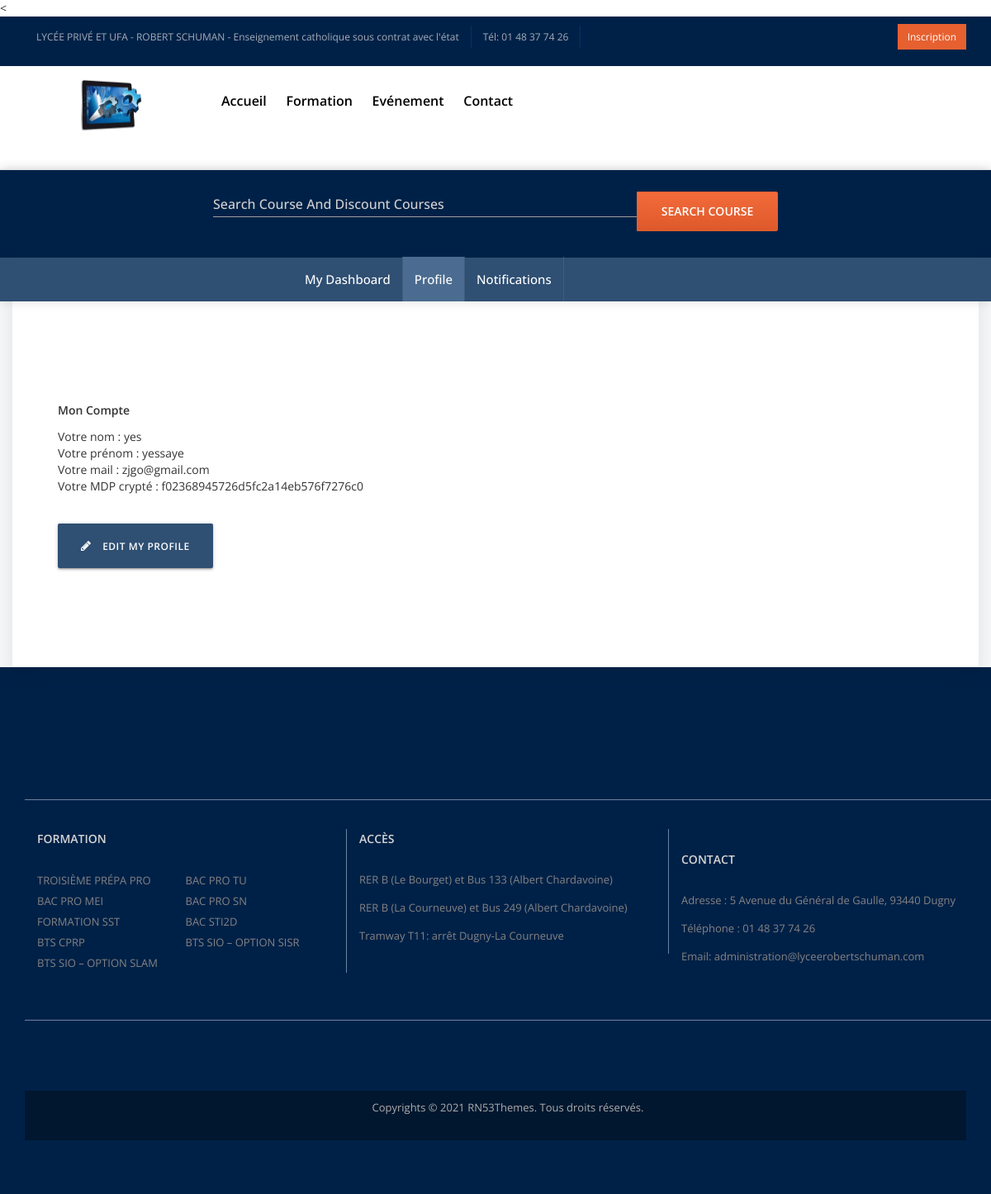
Screenshot of /main/HTML/vue/db-profile.php (signed in) with the database file from the repository.
### tables this page shows
CREATE TABLE IF NOT EXISTS `utilisateur` (
  `id` int(40) NOT NULL AUTO_INCREMENT,
  `nom` varchar(40) NOT NULL,
  `prenom` varchar(40) NOT NULL,
  `mdp` varchar(40) NOT NULL,
  `mail` varchar(40) NOT NULL,
  PRIMARY KEY (`id`)
);

### main/HTML/manager/manager.php (called while the page is built, shortened)
<?php
Class Manager{
    public function afficheUser($id){
$bdd = new PDO('mysql:host=localhost;dbname=lprs;charset=utf8','root','');
$red = $bdd->prepare('SELECT * FROM utilisateur WHERE id=:id');
$red->execute(array('id'=>$_SESSION['id']));
$c = $red->fetch();
  return $c;
}
}
?>

### main/HTML/vue/db-profile.php (the view, shortened to what this page needs)
<<?php
 require('../manager/manager.php'); ?>
<!DOCTYPE html>
<html lang="en">
<head>
    <link rel="stylesheet" href="../css/font-awesome.min.css">
    <link href="../css/materialize.css" rel="stylesheet">
    <link href="../css/bootstrap.css" rel="stylesheet" />
    <link href="../css/style.css" rel="stylesheet" />
    <link href="../css/style-mob.css" rel="stylesheet" />
</head>
<body>
    <section>
        <div class="ed-top">
            <div class="container">
                <div class="row">
                    <div class="col-md-12">
                        <div class="ed-com-t1-left">
                            <ul>
                                <li><a href="#">LYCÉE PRIVÉ ET UFA - ROBERT SCHUMAN - Enseignement catholique sous contrat avec l'état</a>
                                </li>
                                <li><a href="#">Tél: 01 48 37 74 26</a>
                                </li>
                            </ul>
                        </div>
                        <div class="ed-com-t1-right">
                            <ul>
                              <li><a href="#!" data-toggle="modal" data-target="#modal2">Inscription</a>
                              </li>
                            </ul>
                        </div>
                    </div>
                </div>
            </div>
        </div>
        <div class="top-logo" data-spy="affix" data-offset-top="250">
            <div class="container">
                <div class="row">
                    <div class="col-md-12">
                        <div class="wed-logo">
                            <a href="../../../index.php"><img style="margin-left:60px;width:90px;height:90px;margin-top:-9px;" src="../images/logo.png" alt="" />
                            </a>
                        </div>
                        <div class="main-menu">
                            <ul>
                                <li><a href="../../../index.php">Accueil</a>
                                </li>
                                <li class="about-menu">
                                    <a href="main/HTML/vue/all-courses.html" class="mm-arr">Formation</a>
                                </li>
                                <li class="admi-menu">
                                    <a href="main/HTML/vue/awards.html" class="mm-arr">Evénement</a>
                                </li>
                                <li><a href="main/HTML/vue/contact-us.html">Contact</a></li>
                            </ul>
                        </div>
                    </div>
                </div>
            </div>
        </div>
        <div class="search-top">
            <div class="container">
                <div class="row">
                    <div class="col-md-12">
                        <div class="search-form">
                            <form>
                                <div class="sf-type">
                                    <div class="sf-input">
                                        <input type="text" id="sf-box" placeholder="Search course and discount courses">
                                    </div>
                                </div>
                                <div class="sf-submit">
                                    <input type="submit" value="Search Course">
                                </div>
                            </form>
                        </div>
                    </div>
                </div>
            </div>
        </div>
    </section>
    <section>
        <div class="pro-menu">
            <div class="container">
                <div class="col-md-9 col-md-offset-3">
                    <ul>
                        <li><a href="dashboard.html">My Dashboard</a></li>
                        <li><a href="db-profile.php" class="pro-act">Profile</a></li>
                        <li><a href="#">Notifications</a></li>
                    </ul>
                </div>
            </div>
        </div>
        <div class="stu-db">
            <div class="container pg-inn">
                <div class="col-md-9">
                    <div class="udb">
                            <div class="sdb-tabl-com sdb-pro-table">
                                <table class="responsive-table bordered">
                                    <tbody>
                                      <h5 class="card-title">Mon Compte</h5>
                    <div class="text">
                    <p class="card-text"><div class="nom">
                    <?php
                    $a = new Manager();
                    $c = $a->afficheUser($_SESSION['id']);
                    echo 'Votre nom :'.' '.$c['nom']; ?>
                </div>
                <div class="prenom">
                    <?php echo 'Votre prénom :'.' '.$c['prenom']; ?>
                </div>
                <div class="login">
                    <?php echo 'Votre mail :'.' '.$c['mail']; ?>
                </div>
                <div class="mdp">
                    <?php echo 'Votre MDP crypté :'.' '.$c['mdp']; ?>
                </div></p>
                </div>
                </div>
                </div>
            </div>
                                <div class="sdb-bot-edit">
                                    <a href="db-profile-bis.html" class="waves-effect waves-light btn-large sdb-btn sdb-btn-edit"><i class="fa fa-pencil"></i> Edit my profile</a>
                                </div>
                            </div>
                        </div>
    </section>
    <section class="wed-hom-footer">
        <div class="container">
        <section class="wed-hom-footer">
            <div class="container">
                <div class="row wed-foot-link">
                    <div class="col-md-4 foot-tc-mar-t-o">
                        <h4>Formation</h4>
                        <ul>
                          <li><a href="main/HTML/vue/all-courses.html">TROISIÈME PRÉPA PRO</a></li>
                          <li><a href="main/HTML/vue/all-courses.html">BAC PRO TU</a></li>
                          <li><a href="main/HTML/vue/all-courses.html">BAC PRO MEI</a></li>
                          <li><a href="main/HTML/vue/admission.html">BAC PRO SN</a></li>
                          <li><a href="main/HTML/vue/awards.html">FORMATION SST</a></li>
                          <li><a href="main/HTML/vue/dashboard.html">BAC STI2D</a></li>
                          <li><a href="main/HTML/vue/db-courses.html">BTS CPRP</a></li>
                          <li><a href="main/HTML/vue/db-exams.html">BTS SIO – OPTION SISR</a></li>
                          <li><a href="main/HTML/vue/db-profile.php">BTS SIO – OPTION SLAM</a></li>
                        </ul>
                    </div>
                    <div class="col-md-4">
                        <h4>Accès</h4>
                        <ul>
                            <p>RER B (Le Bourget) et Bus 133 (Albert Chardavoine)</p>
                            <p>RER B (La Courneuve) et Bus 249 (Albert Chardavoine) </p>
                            <p>Tramway T11: arrêt Dugny-La Courneuve </p>
                        </ul>
                    </div>
                    <div class="row wed-foot-link-1">
                        <div class="col-md-4 foot-tc-mar-t-o">
                            <h4>Contact</h4>
                            <p>Adresse : 5 Avenue du Général de Gaulle, 93440 Dugny</p>
                            <p>Téléphone : 01 48 37 74 26</a></p>
                            <p>Email: <a href="#!">administration@lyceerobertschuman.com</a></p>
                        </div>
                    </div>
                </div>
            </div>
        </section>
        <section class="wed-rights">
            <div class="container">
                <div class="row">
                    <div class="copy-right">
                        <p>Copyrights © 2021 RN53Themes. Tous droits réservés.</p>
                    </div>
                </div>
            </div>
        </section>
</body>
</html>

### rows the page displays
utilisateur: nom "yes", prenom "yessaye", mail "zjgo@gmail.com", mdp "f02368945726d5fc2a14eb576f7276c0"
